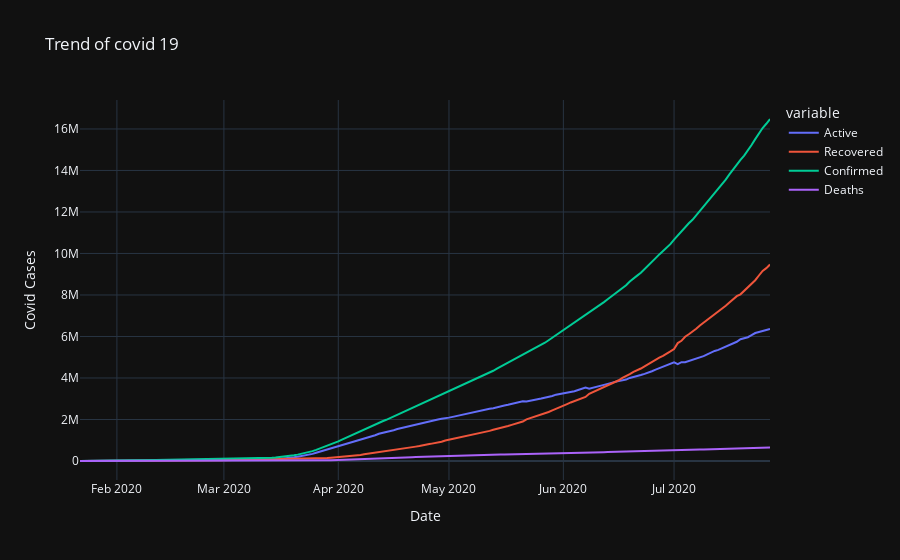

Here is the notebook cell this chart was saved with:
### Code cell
px.line(day_wise,x="Date",y=["Active", "Recovered","Confirmed","Deaths"],title="Trend of covid 19",template="plotly_dark",
       labels= {"value": "Covid Cases"}).show()

### Figure 1 — Plotly figure (JSON) as saved in the notebook; plotly's stock layout.template omitted (floating-point values rounded to 4 significant figures; data arrays with more than 128 entries replaced by an {"elided": "..."} marker saying what was removed)
{"data": [{"hovertemplate": "variable=Active<br>Date=%{x}<br>Covid Cases=%{y}<extra></extra>", "legendgroup": "Active", "line": {"color": "#636efa", "dash": "solid"}, "marker": {"symbol": "circle"}, "mode": "lines", "name": "Active", "orientation": "v", "showlegend": true, "type": "scatter", "x": {"elided": "188 str values"}, "xaxis": "x", "y": {"elided": "188 int values"}, "yaxis": "y"}, {"hovertemplate": "variable=Recovered<br>Date=%{x}<br>Covid Cases=%{y}<extra></extra>", "legendgroup": "Recovered", "line": {"color": "#EF553B", "dash": "solid"}, "marker": {"symbol": "circle"}, "mode": "lines", "name": "Recovered", "orientation": "v", "showlegend": true, "type": "scatter", "x": {"elided": "188 str values"}, "xaxis": "x", "y": {"elided": "188 int values"}, "yaxis": "y"}, {"hovertemplate": "variable=Confirmed<br>Date=%{x}<br>Covid Cases=%{y}<extra></extra>", "legendgroup": "Confirmed", "line": {"color": "#00cc96", "dash": "solid"}, "marker": {"symbol": "circle"}, "mode": "lines", "name": "Confirmed", "orientation": "v", "showlegend": true, "type": "scatter", "x": {"elided": "188 str values"}, "xaxis": "x", "y": {"elided": "188 int values"}, "yaxis": "y"}, {"hovertemplate": "variable=Deaths<br>Date=%{x}<br>Covid Cases=%{y}<extra></extra>", "legendgroup": "Deaths", "line": {"color": "#ab63fa", "dash": "solid"}, "marker": {"symbol": "circle"}, "mode": "lines", "name": "Deaths", "orientation": "v", "showlegend": true, "type": "scatter", "x": {"elided": "188 str values"}, "xaxis": "x", "y": {"elided": "188 int values"}, "yaxis": "y"}], "layout": {"legend": {"title": {"text": "variable"}, "tracegroupgap": 0}, "title": {"text": "Trend of covid 19"}, "xaxis": {"anchor": "y", "domain": [0.0, 1.0], "title": {"text": "Date"}}, "yaxis": {"anchor": "x", "domain": [0.0, 1.0], "title": {"text": "Covid Cases"}}}}
